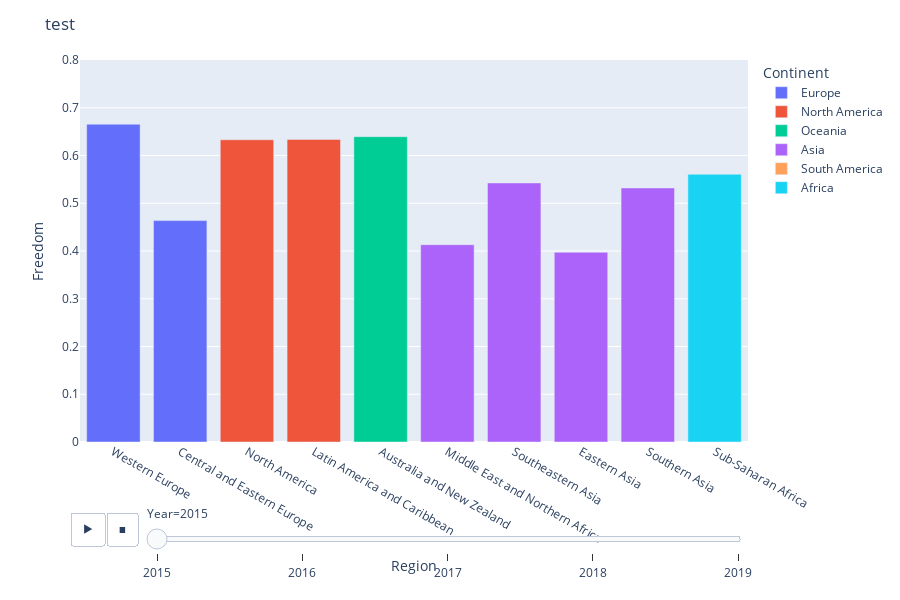

The notebook cell saved with this chart:
### Code cell
fig = px.bar(alldata, 
             x="Region", 
             y="Freedom", 
             color="Continent",
             animation_frame="Year", 
             animation_group="Region", 
             range_y=[0, 0.8])
fig.update_layout(
    height=600,
    title_text='test'
)
fig.show()

### Figure 1 — Plotly figure (JSON) as saved in the notebook; plotly's stock layout.template omitted (floating-point values rounded to 4 significant figures)
{"data": [{"alignmentgroup": "True", "hovertemplate": "Continent=Europe<br>Year=2015<br>Region=%{x}<br>Freedom=%{y}<extra></extra>", "ids": ["Western Europe", "Western Europe", "Western Europe", "Western Europe", "Western Europe", "Western Europe", "Western Europe", "Western Europe", "Western Europe", "Western Europe", "Western Europe", "Western Europe", "Western Europe", "Western Europe", "Central and Eastern Europe", "Western Europe", "Western Europe", "Central and Eastern Europe", "Western Europe", "Central and Eastern Europe", "Central and Eastern Europe", "Central and Eastern Europe", "Central and Eastern Europe", "Central and Eastern Europe", "Central and Eastern Europe", "Central and Eastern Europe", "Central and Eastern Europe", "Central and Eastern Europe", "Central and Eastern Europe", "Central and Eastern Europe", "Central and Eastern Europe", "Western Europe", "Central and Eastern Europe", "Central and Eastern Europe", "Central and Eastern Europe", "Central and Eastern Europe", "Western Europe", "Central and Eastern Europe", "Central and Eastern Europe", "Central and Eastern Europe"], "legendgroup": "Europe", "marker": {"color": "#636efa"}, "name": "Europe", "offsetgroup": "Europe", "orientation": "v", "showlegend": true, "textposition": "auto", "type": "bar", "x": ["Western Europe", "Western Europe", "Western Europe", "Western Europe", "Western Europe", "Western Europe", "Western Europe", "Western Europe", "Western Europe", "Western Europe", "Western Europe", "Western Europe", "Western Europe", "Western Europe", "Central and Eastern Europe", "Western Europe", "Western Europe", "Central and Eastern Europe", "Western Europe", "Central and Eastern Europe", "Central and Eastern Europe", "Central and Eastern Europe", "Central and Eastern Europe", "Central and Eastern Europe", "Central and Eastern Europe", "Central and Eastern Europe", "Central and Eastern Europe", "Central and Eastern Europe", "Central and Eastern Europe", "Central and Eastern Europe", "Central and Eastern Europe", "Western Europe", "Central and Eastern Europe", "Central and Eastern Europe", "Central and Eastern Europe", "Central and Eastern Europe", "Western Europe", "Central and Eastern Europe", "Central and Eastern Europe", "Central and Eastern Europe"], "xaxis": "x", "y": [0.6656, 0.6288, 0.6494, 0.6697, 0.6417, 0.6158, 0.6598, 0.6243, 0.6158, 0.6178, 0.5845, 0.5962, 0.6148, 0.5501, 0.4636, 0.4595, 0.6037, 0.3175, 0.2624, 0.3282, 0.6086, 0.2134, 0.3794, 0.5312, 0.2588, 0.3668, 0.2475, 0.4489, 0.1826, 0.3507, 0.2011, 0.5147, 0.2967, 0.3346, 0.3573, 0.09245, 0.07699, 0.3211, 0.2512, 0.3059], "yaxis": "y"}, {"alignmentgroup": "True", "hovertemplate": "Continent=North America<br>Year=2015<br>Region=%{x}<br>Freedom=%{y}<extra></extra>", "ids": ["North America", "Latin America and Caribbean", "Latin America and Caribbean", "North America", "Latin America and Caribbean", "Latin America and Caribbean", "Latin America and Caribbean", "Latin America and Caribbean", "Latin America and Caribbean", "Latin America and Caribbean", "Latin America and Caribbean", "Latin America and Caribbean", "Latin America and Caribbean"], "legendgroup": "North America", "marker": {"color": "#EF553B"}, "name": "North America", "offsetgroup": "North America", "orientation": "v", "showlegend": true, "textposition": "auto", "type": "bar", "x": ["North America", "Latin America and Caribbean", "Latin America and Caribbean", "North America", "Latin America and Caribbean", "Latin America and Caribbean", "Latin America and Caribbean", "Latin America and Caribbean", "Latin America and Caribbean", "Latin America and Caribbean", "Latin America and Caribbean", "Latin America and Caribbean", "Latin America and Caribbean"], "xaxis": "x", "y": [0.633, 0.6338, 0.4818, 0.546, 0.5421, 0.5588, 0.4035, 0.5773, 0.5547, 0.5044, 0.5767, 0.4015, 0.2442], "yaxis": "y"}, {"alignmentgroup": "True", "hovertemplate": "Continent=Oceania<br>Year=2015<br>Region=%{x}<br>Freedom=%{y}<extra></extra>", "ids": ["Australia and New Zealand", "Australia and New Zealand"], "legendgroup": "Oceania", "marker": {"color": "#00cc96"}, "name": "Oceania", "offsetgroup": "Oceania", "orientation": "v", "showlegend": true, "textposition": "auto", "type": "bar", "x": ["Australia and New Zealand", "Australia and New Zealand"], "xaxis": "x", "y": [0.6394, 0.6512], "yaxis": "y"}, {"alignmentgroup": "True", "hovertemplate": "Continent=Asia<br>Year=2015<br>Region=%{x}<br>Freedom=%{y}<extra></extra>", "ids": ["Middle East and Northern Africa", "Middle East and Northern Africa", "Middle East and Northern Africa", "Southeastern Asia", "Middle East and Northern Africa", "Southeastern Asia", "Middle East and Northern Africa", "Eastern Asia", "Middle East and Northern Africa", "Central and Eastern Europe", "Eastern Asia", "Eastern Asia", "Middle East and Northern Africa", "Central and Eastern Europe", "Southeastern Asia", "Western Europe", "Western Europe", "Central and Eastern Europe", "Eastern Asia", "Southeastern Asia", "Southeastern Asia", "Middle East and Northern Africa", "Central and Eastern Europe", "Southern Asia", "Central and Eastern Europe", "Southern Asia", "Middle East and Northern Africa", "Eastern Asia", "Southeastern Asia", "Southeastern Asia", "Eastern Asia", "Middle East and Northern Africa", "Central and Eastern Europe", "Middle East and Northern Africa", "Southern Asia", "Middle East and Northern Africa", "Middle East and Northern Africa", "Southern Asia", "Southern Asia", "Central and Eastern Europe", "Southeastern Asia", "Central and Eastern Europe", "Southern Asia", "Middle East and Northern Africa", "Southeastern Asia", "Southern Asia", "Middle East and Northern Africa"], "legendgroup": "Asia", "marker": {"color": "#ab63fa"}, "name": "Asia", "offsetgroup": "Asia", "orientation": "v", "showlegend": true, "textposition": "auto", "type": "bar", "x": ["Middle East and Northern Africa", "Middle East and Northern Africa", "Middle East and Northern Africa", "Southeastern Asia", "Middle East and Northern Africa", "Southeastern Asia", "Middle East and Northern Africa", "Eastern Asia", "Middle East and Northern Africa", "Central and Eastern Europe", "Eastern Asia", "Eastern Asia", "Middle East and Northern Africa", "Central and Eastern Europe", "Southeastern Asia", "Western Europe", "Western Europe", "Central and Eastern Europe", "Eastern Asia", "Southeastern Asia", "Southeastern Asia", "Middle East and Northern Africa", "Central and Eastern Europe", "Southern Asia", "Central and Eastern Europe", "Southern Asia", "Middle East and Northern Africa", "Eastern Asia", "Southeastern Asia", "Southeastern Asia", "Eastern Asia", "Middle East and Northern Africa", "Central and Eastern Europe", "Middle East and Northern Africa", "Southern Asia", "Middle East and Northern Africa", "Middle East and Northern Africa", "Southern Asia", "Southern Asia", "Central and Eastern Europe", "Southeastern Asia", "Central and Eastern Europe", "Southern Asia", "Middle East and Northern Africa", "Southeastern Asia", "Southern Asia", "Middle East and Northern Africa"], "xaxis": "x", "y": [0.4132, 0.6416, 0.6327, 0.5425, 0.6404, 0.5566, 0.3105, 0.3974, 0.555, 0.6582, 0.4961, 0.3321, 0.4549, 0.5165, 0.5302, 0.4903, 0.4067, 0.4761, 0.5961, 0.4661, 0.5944, 0.2281, 0.4348, 0.5321, 0.3703, 0.121, 0.4066, 0.517, 0.6254, 0.5959, 0.4363, 0.3392, 0.4722, 0.245, 0.4082, 0.3003, 0, 0.3979, 0.3828, 0.1985, 0.4402, 0.4058, 0.5373, 0.3557, 0.6625, 0.2341, 0.1568], "yaxis": "y"}, {"alignmentgroup": "True", "hovertemplate": "Continent=South America<br>Year=2015<br>Region=%{x}<br>Freedom=%{y}<extra></extra>", "ids": ["Latin America and Caribbean", "Latin America and Caribbean", "Latin America and Caribbean", "Latin America and Caribbean", "Latin America and Caribbean", "Latin America and Caribbean", "Latin America and Caribbean", "Latin America and Caribbean", "Latin America and Caribbean", "Latin America and Caribbean", "Latin America and Caribbean"], "legendgroup": "South America", "marker": {"color": "#FFA15A"}, "name": "South America", "offsetgroup": "South America", "orientation": "v", "showlegend": true, "textposition": "auto", "type": "bar", "x": ["Latin America and Caribbean", "Latin America and Caribbean", "Latin America and Caribbean", "Latin America and Caribbean", "Latin America and Caribbean", "Latin America and Caribbean", "Latin America and Caribbean", "Latin America and Caribbean", "Latin America and Caribbean", "Latin America and Caribbean", "Latin America and Caribbean"], "xaxis": "x", "y": [0.4905, 0.4291, 0.4413, 0.4497, 0.6036, 0.5347, 0.5966, 0.4857, 0.5741, 0.539, 0.415], "yaxis": "y"}, {"alignmentgroup": "True", "hovertemplate": "Continent=Africa<br>Year=2015<br>Region=%{x}<br>Freedom=%{y}<extra></extra>", "ids": ["Middle East and Northern Africa", "Middle East and Northern Africa", "Sub-Saharan Africa", "Sub-Saharan Africa", "Sub-Saharan Africa", "Sub-Saharan Africa", "Middle East and Northern Africa", "Sub-Saharan Africa", "Sub-Saharan Africa", "Sub-Saharan Africa", "Middle East and Northern Africa", "Sub-Saharan Africa", "Sub-Saharan Africa", "Sub-Saharan Africa", "Sub-Saharan Africa", "Sub-Saharan Africa", "Sub-Saharan Africa", "Sub-Saharan Africa", "Sub-Saharan Africa", "Sub-Saharan Africa", "Sub-Saharan Africa", "Sub-Saharan Africa", "Sub-Saharan Africa", "Sub-Saharan Africa", "Sub-Saharan Africa", "Middle East and Northern Africa", "Sub-Saharan Africa", "Sub-Saharan Africa", "Sub-Saharan Africa", "Sub-Saharan Africa", "Sub-Saharan Africa", "Sub-Saharan Africa", "Sub-Saharan Africa", "Sub-Saharan Africa", "Sub-Saharan Africa", "Sub-Saharan Africa", "Sub-Saharan Africa", "Sub-Saharan Africa", "Sub-Saharan Africa", "Sub-Saharan Africa", "Sub-Saharan Africa", "Sub-Saharan Africa", "Sub-Saharan Africa", "Sub-Saharan Africa", "Sub-Saharan Africa"], "legendgroup": "Africa", "marker": {"color": "#19d3f3"}, "name": "Africa", "offsetgroup": "Africa", "orientation": "v", "showlegend": true, "textposition": "auto", "type": "bar", "x": ["Middle East and Northern Africa", "Middle East and Northern Africa", "Sub-Saharan Africa", "Sub-Saharan Africa", "Sub-Saharan Africa", "Sub-Saharan Africa", "Middle East and Northern Africa", "Sub-Saharan Africa", "Sub-Saharan Africa", "Sub-Saharan Africa", "Middle East and Northern Africa", "Sub-Saharan Africa", "Sub-Saharan Africa", "Sub-Saharan Africa", "Sub-Saharan Africa", "Sub-Saharan Africa", "Sub-Saharan Africa", "Sub-Saharan Africa", "Sub-Saharan Africa", "Sub-Saharan Africa", "Sub-Saharan Africa", "Sub-Saharan Africa", "Sub-Saharan Africa", "Sub-Saharan Africa", "Sub-Saharan Africa", "Middle East and Northern Africa", "Sub-Saharan Africa", "Sub-Saharan Africa", "Sub-Saharan Africa", "Sub-Saharan Africa", "Sub-Saharan Africa", "Sub-Saharan Africa", "Sub-Saharan Africa", "Sub-Saharan Africa", "Sub-Saharan Africa", "Sub-Saharan Africa", "Sub-Saharan Africa", "Sub-Saharan Africa", "Sub-Saharan Africa", "Sub-Saharan Africa", "Sub-Saharan Africa", "Sub-Saharan Africa", "Sub-Saharan Africa", "Sub-Saharan Africa", "Sub-Saharan Africa"], "xaxis": "x", "y": [0.4167, 0.2858, 0.5607, 0.3433, 0.4883, 0.4658, 0.4169, 0.3404, 0.3177, 0.3066, 0.2627, 0.3321, 0.4234, 0.2586, 0.2853, 0.1008, 0.2261, 0.4345, 0.4084, 0.2423, 0.4222, 0.4607, 0.495, 0.4305, 0.4931, 0.1729, 0.1038, 0.3886, 0.4147, 0.2292, 0.4573, 0.3677, 0.3191, 0.4769, 0.3288, 0.1918, 0.4888, 0.235, 0.3772, 0.4687, 0.3949, 0.592, 0.4845, 0.1185, 0.3645], "yaxis": "y"}], "layout": {"barmode": "relative", "height": 600, "legend": {"title": {"text": "Continent"}, "tracegroupgap": 0}, "margin": {"t": 60}, "sliders": [{"active": 0, "currentvalue": {"prefix": "Year="}, "len": 0.9, "pad": {"b": 10, "t": 60}, "steps": [{"args": [["2015"], {"frame": {"duration": 0, "redraw": true}, "fromcurrent": true, "mode": "immediate", "transition": {"duration": 0, "easing": "linear"}}], "label": "2015", "method": "animate"}, {"args": [["2016"], {"frame": {"duration": 0, "redraw": true}, "fromcurrent": true, "mode": "immediate", "transition": {"duration": 0, "easing": "linear"}}], "label": "2016", "method": "animate"}, {"args": [["2017"], {"frame": {"duration": 0, "redraw": true}, "fromcurrent": true, "mode": "immediate", "transition": {"duration": 0, "easing": "linear"}}], "label": "2017", "method": "animate"}, {"args": [["2018"], {"frame": {"duration": 0, "redraw": true}, "fromcurrent": true, "mode": "immediate", "transition": {"duration": 0, "easing": "linear"}}], "label": "2018", "method": "animate"}, {"args": [["2019"], {"frame": {"duration": 0, "redraw": true}, "fromcurrent": true, "mode": "immediate", "transition": {"duration": 0, "easing": "linear"}}], "label": "2019", "method": "animate"}], "x": 0.1, "xanchor": "left", "y": 0, "yanchor": "top"}], "title": {"text": "test"}, "updatemenus": [{"buttons": [{"args": [null, {"frame": {"duration": 500, "redraw": true}, "fromcurrent": true, "mode": "immediate", "transition": {"duration": 500, "easing": "linear"}}], "label": "&#9654;", "method": "animate"}, {"args": [[null], {"frame": {"duration": 0, "redraw": true}, "fromcurrent": true, "mode": "immediate", "transition": {"duration": 0, "easing": "linear"}}], "label": "&#9724;", "method": "animate"}], "direction": "left", "pad": {"r": 10, "t": 70}, "showactive": false, "type": "buttons", "x": 0.1, "xanchor": "right", "y": 0, "yanchor": "top"}], "xaxis": {"anchor": "y", "domain": [0, 1], "title": {"text": "Region"}}, "yaxis": {"anchor": "x", "domain": [0, 1], "range": [0, 0.8], "title": {"text": "Freedom"}}}}
